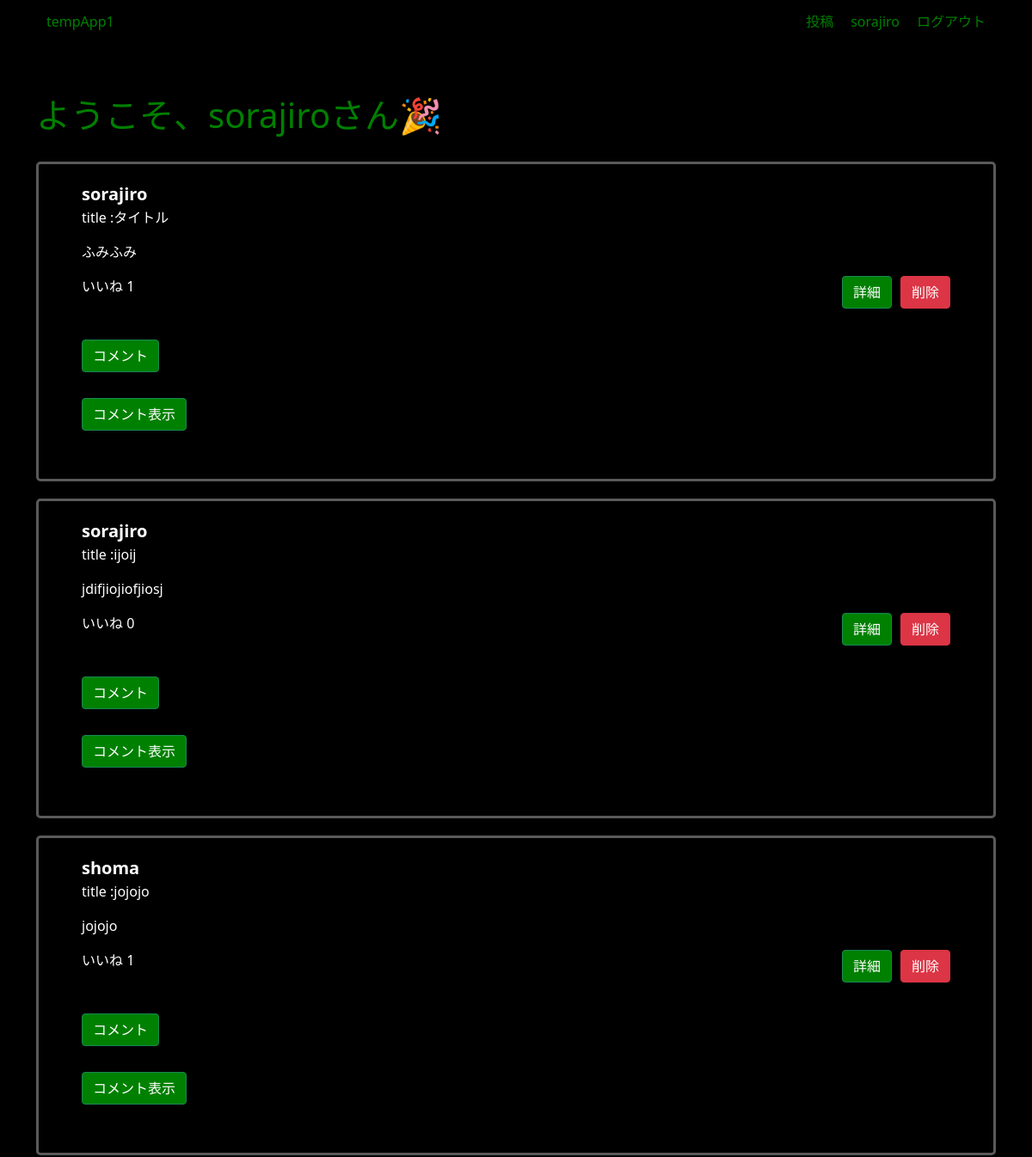
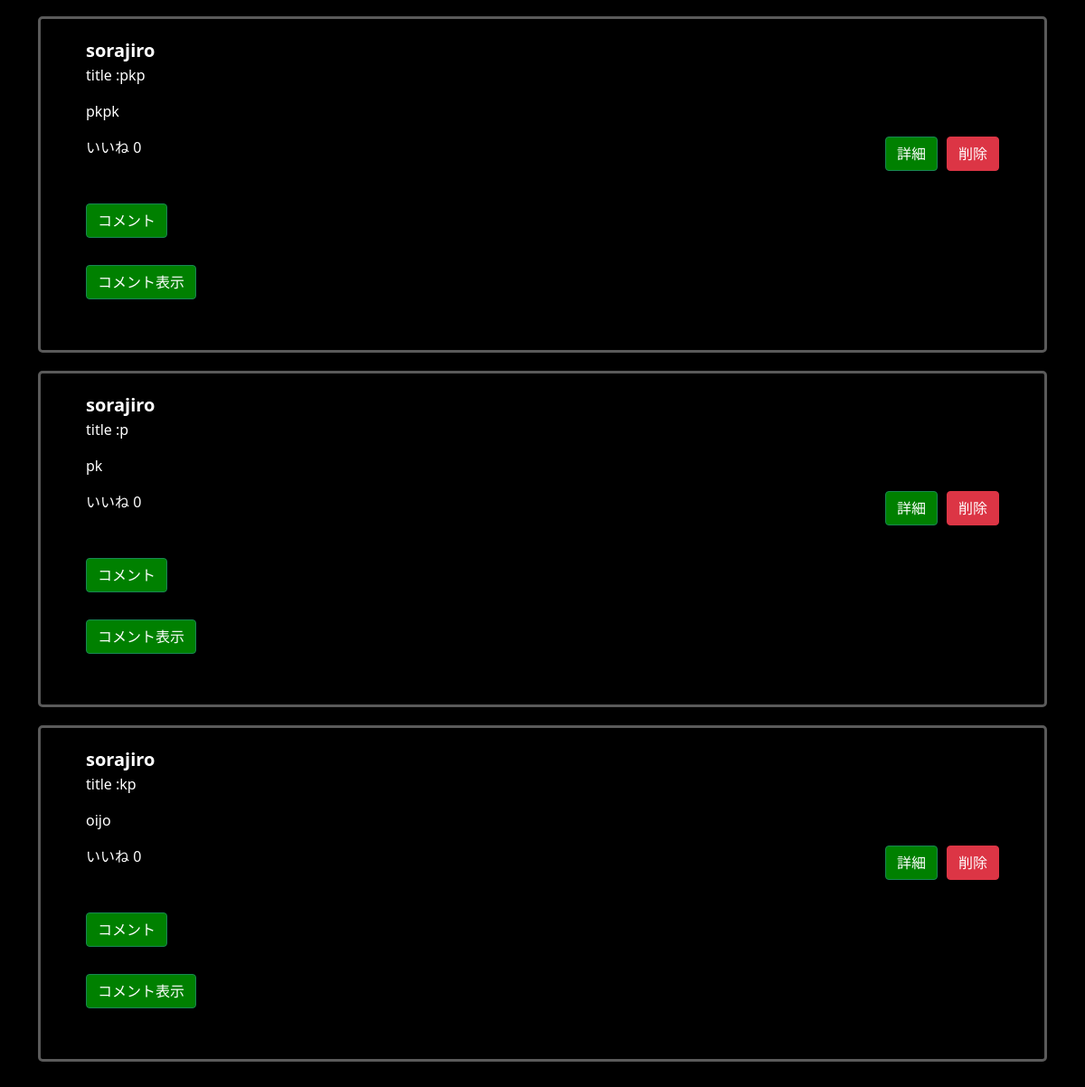
Page /post/home/ (signed in) on the committed database (2 pictures, top to bottom).
### registration/models.py (models this page shows)
class User(AbstractUser):
    email = models.EmailField("メールアドレス", unique=True)
    following = models.ManyToManyField(
        "self", symmetrical=False, related_name="follower"
    )

### post/models.py (models this page shows)
class Post(models.Model):
    user = models.ForeignKey(
        User, on_delete=models.CASCADE, related_name="posts"
    )
    title = models.CharField(max_length=100, blank=False, null=False)
    content = models.TextField(max_length=400)
    created_at = models.DateTimeField(auto_now_add=True)
    updated_at = models.DateTimeField(auto_now=True)

### post/views.py (the view)
# urls.py: path("home/", HomeView.as_view(), name="home"),
class HomeView(LoginRequiredMixin, ListView):
    model = Post
    template_name = "post/home.html"
    context_object_name = "postList"
    queryset = model.objects.prefetch_related("user").order_by("-created_at")
    def get_context_data(self, **kwargs):
        ctxt = super().get_context_data(**kwargs)
        liked_post_list = Like.objects.filter(
            user=self.request.user
        ).values_list("post", flat=True)
        liked_comment_list = Like_for_comment.objects.filter(
            user=self.request.user
        ).values_list("comment", flat=True)
        ctxt["liked_post_list"] = liked_post_list
        ctxt["liked_comment_list"] = liked_comment_list
        return ctxt

### templates/post/home.html
{% extends "base.html" %}
{% load static %}
{% block main %}
<div class="container">
    {% include "_nav.html" %}
    <h1>ようこそ、{{ user.username }}さん🎉</h1>
    {% for post in postList %}
    {% include "post/_post.html" %}
    {% endfor %}
</div>
{% endblock %}

### templates/_nav.html
<nav class="navbar navbar-light bg-light nav-original">
    <div class="container-fluid d-flex nav-original-contain">
        <p><a class="logo" href="{% url 'post:home' %}">tempApp1</a></p>
        <ul class="d-flex">
            <li><a class="post_create nav_item" href="{% url 'post:create' %}">投稿</a></li>
            <li><a class="nav_item" href="{% url 'post:profile' user.username user.pk %}">{{ user.username }}</a></li>
            <li><a class="logout nav_item" href="{% url 'registration:logout' %}">ログアウト</a></li>
        </ul>
    </div>
</nav>

### templates/post/_post.html (shortened to what this page needs)
<div class="post_box">
    <a class="post_author" href="{% url 'post:profile' post.user.username post.user.pk%}">{{ post.user.username }}</a>
    <div class="text_container">
        <p>title :{{ post.title }}</p>
        <p>{{ post.content }}</p>
    </div>
    <div class="d-flex justify-content-between">
        {% include "post/_like.html" %}
        <ul class="d-flex">
            <li>
                <button type="button" class="btn btn-success tempApp_btn">
                    <a href="{% url 'post:detail' post.pk %}">詳細</a>
                </button>
            </li>
            <li>
                <button type="button" class="btn btn-danger delete_btn">
                    <a href="{% url 'post:delete' post.pk %}">削除</a>
                </button>
            </li>
        </ul>
    </div>
    <button type="button" class="btn btn-success tempApp_btn"><a href="{% url 'post:comment' post.pk %}">コメント</a></button>
    <p class="show_comment_button">
        <button type="button" class="btn btn-success tempApp_btn" data-bs-toggle="collapse" data-bs-target="#comments_{{ post.pk }}" aria-expanded="false" aria-controls="comments_{{ post.pk }}">
            コメント表示
        </button>
    </p>
</div>

### templates/post/_like.html
{% if post.id in liked_post_list %}
<p><a class="like" onclick="likeFunc(event)" id="{{ post.pk }}" type="button" data-id="{{ post.pk }}" data-is_liked="true">いいね {{post.likes.count }}</a></p>
{% else %}
<p><a class="like" onclick="likeFunc(event)" id="{{ post.pk }}" type="button" data-id="{{ post.pk }}" data-is_liked="false">いいね {{post.likes.count }}</a></p>
{% endif %}

### registration/static/registration/css/registration.css (style rules this page uses)
p { color: green; }
.container { overflow: auto; }
li { list-style: none; }
h1 { color: green; }
a { color: white; text-decoration: none; }
.nav-original { background-color: black; height: 50px; padding: 0 !important; margin-bottom: 60px; line-height: 50px; }
.nav-original-contain { background-color: black; height: 100%; }
.logout { color: green; }
.logo { color: green; }
.container h1 { margin-bottom: 30px; }
.tempApp_btn { background-color: green !important; margin-bottom: 20px; }
.nav_item { color: green; margin-left: 20px; }

### post/static/post/css/post.css (style rules this page uses)
.post_box { width: 100%; margin-bottom: 20px; padding: 20px 50px; border: 3px solid rgb(90, 90, 90); border-radius: 5px; }
.post_author { font-size: 20px; font-weight: bold; }
.text_container p { color: white; }
.delete_btn { margin-left: 10px !important; }
.show_comment_button { margin-top: 10px; }

### rows in the picture
User: username "sorajiro"
Post: user.username "sorajiro", title "タイトル", content "ふみふみ", likes.count "1"
Post: user.username "sorajiro", title "ijoij", content "jdifjiojiofjiosj", likes.count "0"
Post: user.username "shoma", title "jojojo", content "jojojo", likes.count "1"
Post: user.username "sorajiro", title "pkp", content "pkpk", likes.count "0"
Post: user.username "sorajiro", title "p", content "pk", likes.count "0"
Post: user.username "sorajiro", title "kp", content "oijo", likes.count "0"
